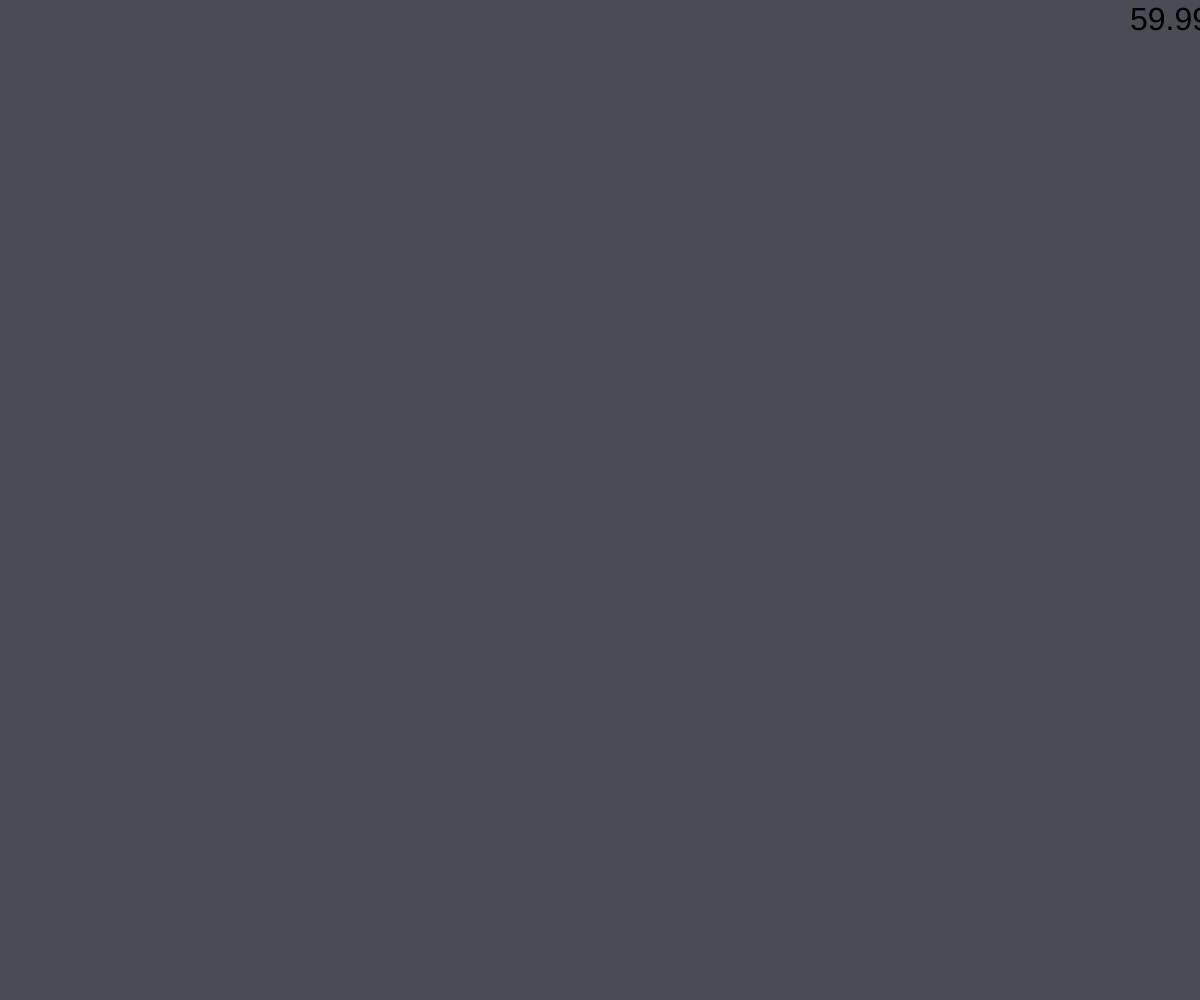
Frame 1 (no input)
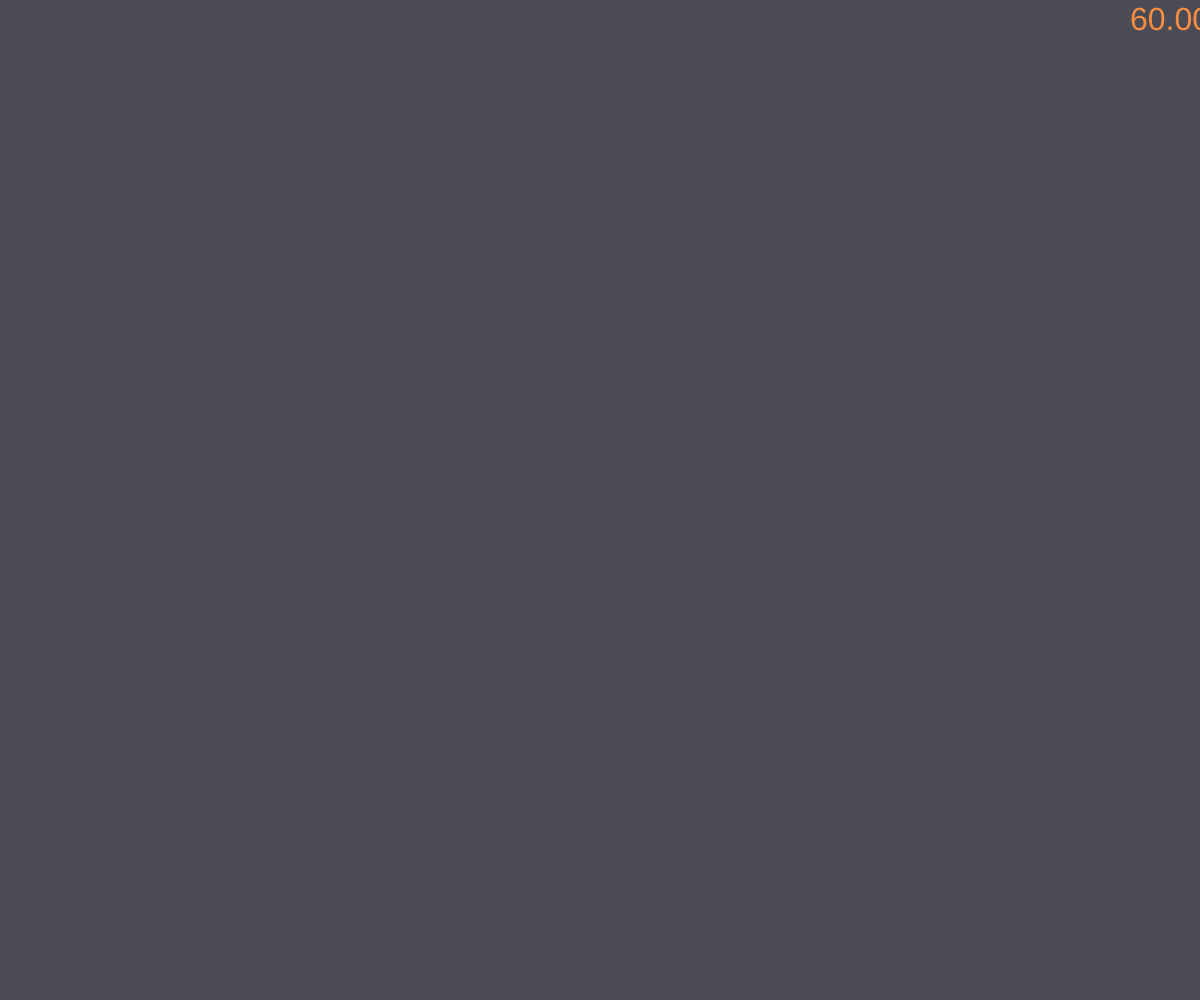
Frame 60 (no input)
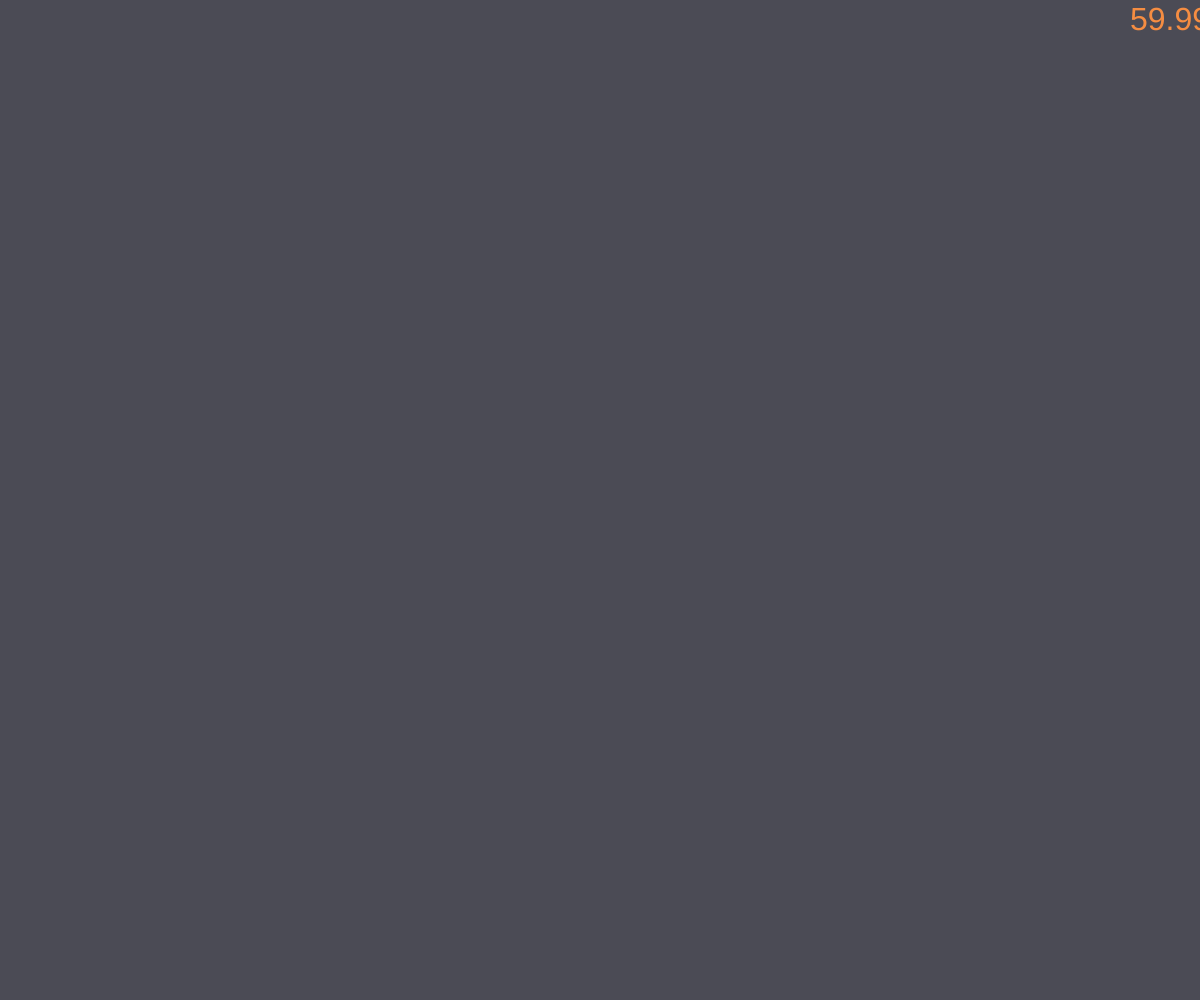
Frame 120 (the mouse pressed at the canvas centre since frame 60)

The p5.js sketch that drew these frames (run headless with seeded random() and noise() and a simulated clock; from frame 60 on, the mouse is pressed at the canvas centre):

// p5.js sketch
// ── sketch.js
var boids = [];
var specialIndecies = [];
var isSpecial = false;
var usingQuadtree = false;
var visualizingQuadtree = false;
var canvas;
var quadtree;

function windowResized() {
	resizeCanvas(windowWidth, windowHeight);
}

function setup() {
	canvas = createCanvas(windowWidth, windowHeight);
	canvas.style('z-index', '-1');
	quadtree = new Quadtree(width / 2, height / 2, width / 2, height / 2);

	let clearButton = createButton('Clear');
    clearButton.style('z-index', 0);
    clearButton.attribute('id','button');
	clearButton.mousePressed(clearBoids);
	
	let spawnXButton = createButton('Spawn x3');
	spawnXButton.style('z-index', 0);
	spawnXButton.attribute('id', 'button');
	spawnXButton.style('top', '35%');
	spawnXButton.mousePressed(spawnX);

	let specialAdd = createButton('Spawn Special');
	specialAdd.style('z-index', 0);
	specialAdd.attribute('id', 'button');
	specialAdd.style('top', '40%');
	specialAdd.mousePressed(spawnSpecial);

	let specialClear = createButton('Toggle Specials');
	specialClear.style('z-index', 0);
	specialClear.attribute('id', 'button');
	specialClear.style('top', '45%');
	specialClear.mousePressed(toggleSpecials);

	let quadToggle = createButton('Use Quadtree');
	quadToggle.style('z-index', 0);
	quadToggle.attribute('id', 'button');
	quadToggle.style('top', '50%');
	quadToggle.mousePressed(toggleQuadtree);

	let quadVis = createButton("*Vis Quadtree*");
	quadVis.style('z-index', 0);
	quadVis.attribute('id', 'button');
	quadVis.style('top', '55%');
	quadVis.mousePressed(toggleQuadtreeVis);

}

function draw() {
	background(75, 75, 85);
	drawFrames();

	if (usingQuadtree) {
		quadtree = new Quadtree(width / 2, height / 2, width / 2, height / 2);
		for (let boid of boids) {
			let p = new Point(boid.position.x, boid.position.y, boid);
			quadtree.insert(p);
		}

		if (visualizingQuadtree) {quadtree.show();}

		for (let boid of boids) {
			let range = new Boundary(boid.position.x, boid.position.y, boid.perception, boid.perception);
        	let query = quadtree.query(range);

			boid.show();
			boid.update(query, keyIsDown(ALT));
		}
	} else {
		for (let boid of boids) {
			boid.show();
			boid.update(boids, keyIsDown(ALT));
		}
	}
	if (mouseIsPressed && keyIsDown(CONTROL)) {
		spawnBoids(1);
	}
}

function drawFrames() {
	push();
	rectMode(CENTER);
	textSize(32);
	text(frameRate(), width - 70,  30);
	fill(color(245, 141, 66));
}

function clearBoids() {
	boids = [];
	specialIndecies = [];
}

function spawnSpecial() {
	boids.push(new Boid(width / 2, height / 2));
	boids[boids.length - 1].makeSpecial();
	specialIndecies.push(boids.length - 1);
	isSpecial = true;
}

function toggleQuadtree() {
	usingQuadtree = !usingQuadtree;
	console.log(usingQuadtree);	
}

function toggleQuadtreeVis() {
	visualizingQuadtree = !visualizingQuadtree;
	console.log(visualizingQuadtree);	
}

function toggleSpecials() {
	if (specialIndecies.length > 0) {
		isSpecial = !isSpecial;
	}
	for (let i of specialIndecies) {
		if (isSpecial) {
			boids[i].makeSpecial();
		} else {
			boids[i].makeNormal();
		}
	}
}

function spawnX() {
	for (let i = 0; i < 3; i++) {
		boids.push(new Boid(random(0, width), random(0, height)));
	}
}

function spawnBoids(num) {
	for (let i = 0; i < num; i++) {
		boids.push(new Boid(mouseX, mouseY));
	}
}
// ── Boid.js
class Boid {

    constructor(x, y) {
        this.position = createVector(x, y);
        this.velocity = p5.Vector.random2D();
        this.velocity.setMag(random(6,10));
        this.acceleration = createVector();
        this.r = random(175, 235);
        this.g = random(175, 235);
        this.b = random(205, 255);
        this.drawVectors = false;

        this.visualMultiplier = 150;

        this.scale = .75;

        this.maxSteeringForce = .25 * this.scale;
        this.minSpeed = 4.5 * this.scale;
        this.maxSpeed = 9 * this.scale;
        this.perception = 150 * this.scale;
        this.separation = 60 * this.scale;
        this.colisionForceMult = 1.5;
        this.colisionDistMult = 2;
        this.perceptionColor = color(44, 228, 215, 255);
        this.separationColor = color(255, 14, 16, 255);
        this.strokeWeight = 10 * this.scale;
    }

    show() {
        push();
        strokeWeight(this.strokeWeight);
        stroke(this.r,this.g,this.b);
        translate(this.position.x, this.position.y);
        let x1 = 0;
        let y1 = -1;
        let x2 = -.5;
        let y2 = 1;
        let x3 = .5;
        let y3 = 1;
        rotate(this.velocity.heading() + radians(90));
        triangle(x1, y1, x2, y2, x3, y3);
        pop();
        if (this.drawVectors) {
            this.drawCircle(this.position, this.separation, this.separationColor);
            this.drawCircle(this.position, this.perception, this.perceptionColor);
        }
    }

    makeSpecial() {
        this.r = 255;
        this.g = 105;
        this.b = 105;
        this.drawVectors = true;
    }

    makeNormal() {
        this.r = random(175, 235);
        this.g = random(175, 235);
        this.b = random(205, 255);
        this.drawVectors = false;
    }

    update(boids, isPaused) {
        this.edges();
    
        let accel = this.getAcceleration(boids);

        this.acceleration = isPaused ? createVector(0, 0) : accel;

        this.velocity.add(this.acceleration);
        let speed = this.velocity.mag();
        if (speed < this.minSpeed) {
            this.velocity.setMag = this.minSpeed;
        }
        this.velocity.limit(this.maxSpeed);

        this.position.add(this.velocity);
    }

    getAcceleration(boids) {
        let alignmentForce = createVector(0, 0);
        let alignmentAvg = createVector(0, 0);
        let cohesionForce = createVector(0, 0);
        let cohesionAvg = createVector(0, 0);
        let coheseAlignNum = 0;

        let separationForce = createVector(0, 0);
        let separationAvg = createVector(0, 0);
        let separationNum = 0;

        for (let p of boids) {
            let boid = p;
            if (usingQuadtree) {
                boid = p.userData;
            }
            let d = dist(this.position.x, this.position.y, boid.position.x, boid.position.y);
            let comp = p5.Vector.sub(boid.position, this.position);
            if (boid != this) {
                if (d <= this.perception) {
                    coheseAlignNum++;

                    alignmentAvg.add(boid.velocity);
                    cohesionAvg.add(boid.position);
                }
                if (d <= this.separation) {
                    separationNum++;
    
                    let v = p5.Vector.sub(this.position, boid.position);
                    v.div(Math.pow(d, this.colisionDistMult));
                    separationAvg.add(v);
                }
                if (this.drawVectors) {
                    this.drawArrow(this.position, comp, color(195,255,195,105), 2)
                }
            }
        }

        if (coheseAlignNum != 0) {
            alignmentAvg.div(coheseAlignNum);
            alignmentAvg.setMag(this.maxSpeed);            
            alignmentForce = alignmentAvg.sub(this.velocity);
            alignmentForce.limit(this.maxSteeringForce);
            
            cohesionAvg.div(coheseAlignNum);
            cohesionAvg.sub(this.position);
            cohesionAvg.setMag(this.maxSpeed);
            cohesionForce = cohesionAvg.sub(this.velocity);
            cohesionForce.limit(this.maxSteeringForce);
        }

        if (separationNum != 0) {
            separationAvg.div(separationNum);
            separationAvg.setMag(this.maxSpeed);
            separationForce = separationAvg.sub(this.velocity);
            separationForce.limit(this.colisionForceMult * this.maxSteeringForce);
        }

        if (this.drawVectors) {
            let v = p5.Vector.mult(alignmentForce, this.visualMultiplier);
            this.drawArrow(this.position, v, 'purple', 3);
            v = p5.Vector.mult(cohesionForce, this.visualMultiplier);
            this.drawArrow(this.position, v, 'green', 3);
            v = p5.Vector.mult(separationForce, this.visualMultiplier);
            this.drawArrow(this.position, v, 'red', 3);
        }

        return alignmentForce.add(cohesionForce.add(separationForce));
    }

    drawArrow(base, vec, myColor, weight) {
        push();
        stroke(myColor);
        strokeWeight(weight);
        fill(myColor);
        translate(base.x, base.y);
        line(0, 0, vec.x, vec.y);
        rotate(vec.heading());
        let arrowSize = weight * 2 + 1;
        translate(vec.mag() - arrowSize, 0);
        triangle(0, arrowSize / 2, 0, -arrowSize / 2, arrowSize, 0);
        pop();
    }

    drawCircle(base, radius, myColor) {
        push();
        ellipseMode(RADIUS);
        stroke(myColor);
        strokeWeight(4);
        myColor.setAlpha(50);
        fill(myColor);
        ellipse(base.x, base.y, radius, radius);
        pop();
    }

    edges() {
        if (this.position.x > width) {
            this.position.x = 0;
        } else if (this.position.x < 0) {
            this.position.x = width;
        }
        if (this.position.y > height) {
            this.position.y = 0;
        } else if (this.position.y < 0) {
            this.position.y = height;
        }
    }
}
// ── Quadtree.js
class Quadtree {
    constructor(x, y, w, h) {
        this.capacity = 4;
        this.points = [];

        this.boundary = new Boundary(x, y, w, h);

        this.isDivided = false;

        this.northeast;
        this.northwest;
        this.southeast;
        this.southwest;
    }

    insert(p) {
        if (!this.boundary.contains(p))  {return false;}
        
        if (this.points.length < this.capacity && !this.isDivided) {
            this.points.push(p);
        } else {
            if (!this.isDivided) {
                this.subdivide();
            }
            if (this.northeast.insert(p)) {return true;}
            if (this.northwest.insert(p)) {return true;}
            if (this.southeast.insert(p)) {return true;}
            if (this.southwest.insert(p)) {return true;}
        }

        return false;   //Theoretically unreachable
    }

    subdivide() {
        this.isDivided = true;

        let newW = this.boundary.w / 2;
        let newH = this.boundary.h / 2;
        
        this.northwest = new Quadtree(this.boundary.x - newW, this.boundary.y + newH, newW, newH);
        this.northeast = new Quadtree(this.boundary.x + newW, this.boundary.y + newH, newW, newH);
        this.southeast = new Quadtree(this.boundary.x + newW, this.boundary.y - newH, newW, newH);
        this.southwest = new Quadtree(this.boundary.x - newW, this.boundary.y - newH, newW, newH);

        for (let p of this.points) {
            this.northwest.insert(p);
            this.northeast.insert(p);
            this.southeast.insert(p);
            this.southwest.insert(p);
        }
        this.points = [];
    }

    query(range, pointsInRange) {
        if (!pointsInRange) {
            pointsInRange = [];
        }


        if (!this.boundary.intersects(range)) {return pointsInRange;}

        for (let p of this.points) {
            //count++;
            if (range.contains(p)) {
                pointsInRange.push(p);
            }
        }

        if (!this.isDivided) {return pointsInRange;}

        this.northeast.query(range, pointsInRange);    
        this.northwest.query(range, pointsInRange);
        this.southeast.query(range, pointsInRange);
        this.southwest.query(range, pointsInRange);

        return pointsInRange;
    }

    show() {
        push();
        stroke(color(205,205,205,205));
        strokeWeight(1);
        noFill();
        rectMode(CENTER);
        rect(this.boundary.x, this.boundary.y, this.boundary.w * 2, this.boundary.h * 2);

        /*for (let p of this.points) {
            strokeWeight(3);
            stroke(color(225,225,225,235));
            point(p.x, p.y);
        }*/

        if (this.isDivided) {
            this.northeast.show();
            this.northwest.show();
            this.southeast.show();
            this.southwest.show();
        }
        pop();
    }

}

class Boundary {
    constructor (x, y, w, h) {
        this.x = x;
        this.y = y;
        this.w = w;
        this.h = h;
    }

    contains(p) {
        return p.x <= this.x + this.w &&
            p.x > this.x - this.w &&
            p.y <= this.y + this.h &&
            p.y > this.y - this.h;
    }

    intersects (range) {
        let l1 = this.x - this.w;
        let r1 = this.x + this.w;
        let u1 = this.y + this.h;
        let d1 = this.y - this.h;
        
        let l2 = range.x - range.w;
        let r2 = range.x + range.w;
        let u2 = range.y + range.h;
        let d2 = range.y - range.h;
        
        if (l1 > r2 || l2 > r1) {
            return false;
        }

        if (u1 < d2 || u2 < d1) {
            return false;
        }

        return true;
    }
}

class Point {
    constructor (x, y, userData) {
        this.x = x;
        this.y = y;
        this.userData = userData;
    }

    show() {
        push();
        strokeWeight(4);
        stroke(color(235, 76, 52, 255));
        point(this.x, this.y);
        pop();
    }
}
